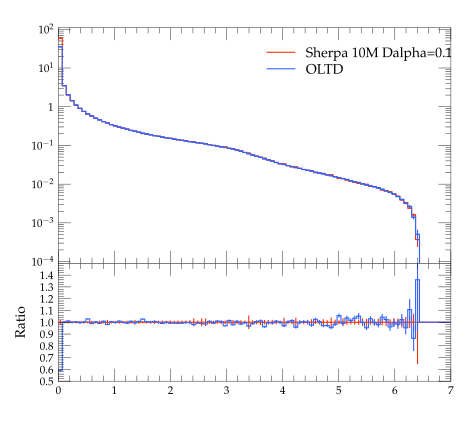

Write Python code to recreate this figure.
#! /usr/bin/env python

# This Python script was auto-generated using YODA v2.0.0.
# Analysis object: /evtb/inc_j1_e
# Timestamp: 12-04-2024 (15:33:37)

import matplotlib as mpl
import matplotlib.pyplot as plt
mpl.use('Agg') # comment out for interactive use
import os
import numpy as np

plotDir = os.path.split(os.path.realpath(__file__))[0]
if 'YODA_USER_PLOT_PATH' in globals():
    plot_outdir = globals()['YODA_USER_PLOT_PATH']
else:
    plot_outdir = plotDir

#plot style
plt.style.use(os.path.join(plotDir, '../default.mplstyle'))
# plot metadata
figW, figH = plt.rcParams['figure.figsize']
ax_xLabel = r''
ax_yLabel = r''
ax_title  = r''
ax_xScale = 'linear'
ax_yScale = 'log'
xLims = (0.0, 7.0)
yLims = (9e-05, 110.00000000000001)

# TeX-friendly labels for the legend
labels = [ r"Sherpa 10M Dalpha=0.01", r"OLTD, nb=10M, nq=1" ]

# Create figure and axis objects
fig, (ax, ratio0_ax) = plt.subplots(2, 1, sharex=True,
                  figsize=(figW,figH), gridspec_kw={'height_ratios': (2, 1)})
ratio0_ax.yaxis.set_major_locator(mpl.ticker.MultipleLocator(0.1))
ratio0_ax.set_ylim(0.5, 1.4999)
ratio0_ax.set_ylabel('Ratio')

# LineColor map: curve index -> color
linecolors = {0: '#EE3311', 1: '#3366FF'}
# the numerical data is stored in a separate file
dataf = dict()
prefix = os.path.split(__file__)[0]
if prefix:    prefix = prefix + '/'
exec(open(prefix+'inc_j1_e__data.py').read(), dataf)


legend_handles = [] # keep track of handles for the legend

# style options for curves
# starts at zorder>=5 to draw curve on top of legend
styles = {
  'curve0': {
    'color' : linecolors[0],
    'linestyle' : '-',
    'marker' : 'o',
    'zorder' : 5,
    'histstyle' : True,
  },
  'curve1': {
    'color' : linecolors[1],
    'linestyle' : '-',
    'marker' : 'o',
    'zorder' : 6,
    'histstyle' : True,
  },
}
# curve from input yoda files in main panel
for label in dataf['yvals'].keys():
    if all(np.isnan(v) for v in dataf['yvals'][label]):
        continue
    tmp = None
    if styles[label]['histstyle']: # draw as histogram
        tmp, = ax.plot(dataf['xedges'], dataf['yedges'][label],
                       color=styles[label]['color'],
                       linestyle=styles[label]['linestyle'],
                       drawstyle='steps-pre', solid_joinstyle='miter',
                       zorder=styles[label]['zorder'], label=label)
        ax.errorbar(dataf['xpoints'], dataf['yvals'][label], color=styles[label]['color'],
                    xerr=dataf['xerrs'], yerr=[dataf['ydowns'][label], dataf['yups'][label]],
                    linestyle='none', zorder=styles[label]['zorder'])
    else: # draw as scatter
        tmp = ax.errorbar(dataf['xpoints'], dataf['yvals'][label],
                          xerr=dataf['xerrs'],
                          yerr=[ dataf['ydowns'][label],
                          dataf['yups'][label] ],
                          fmt=styles[label]['marker'],
                          ecolor=styles[label]['color'],
                          color=styles[label]['color'], zorder=2)
        tmp[-1][0].set_linestyle(styles[label]['linestyle'])
    legend_handles += [tmp]
    for varLabel in dataf['variation_yvals'].keys():
        if varLabel.startswith(label):
            tmp, = ax.plot(dataf['xedges'], dataf['variation_yvals'][varLabel],
                           color=styles[label]['color'],
                           linestyle=styles[label]['linestyle'],
                           drawstyle='steps-pre', solid_joinstyle='miter',
                           zorder=styles[label]['zorder'], alpha=0.5)


# plots on ratio panel
# curve from input yoda files in ratio panel
for label, yvals in dataf['ratio0_yvals'].items():
    if all(np.isnan(v) for v in yvals):
        continue
    if styles[label]['histstyle']: # plot as histogram
        ratio0_ax.plot(dataf['xedges'], yvals,
                       color=styles[label]['color'],
                       linestyle=styles[label]['linestyle'],
                       drawstyle='steps-pre', zorder=1,
                       solid_joinstyle='miter')
        ratio0_ax.vlines(dataf['xpoints'],
                         dataf['ratio0_ymin'][label],
                         dataf['ratio0_ymax'][label],
                         color=styles[label]['color'], zorder=1)
    else: # plot as scatter
        tmp = ratio0_ax.errorbar(dataf['xpoints'],
                                 yvals, xerr=dataf['xerrs'],
                                 yerr=dataf['ratio0_yerrs'][label],
                                 fmt=styles[label]['marker'],
                                 ecolor=styles[label]['color'],
                                 color=styles[label]['color'])
        tmp[-1][0].set_linestyle(styles[label]['linestyle'])

    for varlabel in dataf['ratio0_variation_vals'].keys():
        if varlabel.startswith(label):
            ratio0_ax.plot(dataf['xedges'],
                            dataf['ratio0_variation_vals'][varlabel],
                            color=styles[label]['color'],
                            linestyle=styles[label]['linestyle'],
                            drawstyle='steps-pre', solid_joinstyle='miter',
                            zorder=1, alpha=0.5)

legend_pos = (0.5, 0.97)
ax.legend(legend_handles, labels, loc='upper left', bbox_to_anchor=legend_pos)

# set plot metadata as defined above
ratio0_ax.set_xlabel(ax_xLabel)
ratio0_ax.xaxis.set_label_coords(1., -.15)
ax.set_ylabel(ax_yLabel, loc='top')
ax.set_title(ax_title, loc='left')
ax.set_xscale(ax_xScale)
ax.set_yscale(ax_yScale)
ax.set_xlim(xLims)
ax.set_ylim(yLims)

# tick formatting
plt.rcParams['xtick.top'] = True
plt.rcParams['ytick.right'] = True
ax.yaxis.set_major_locator(mpl.ticker.LogLocator(base=10.0, numticks=np.inf))
ax.yaxis.set_minor_locator(mpl.ticker.LogLocator(
                           base=10.0, subs=np.arange(0.1, 1, 0.1), numticks=np.inf))
fig.align_ylabels((ax, ratio0_ax))
plt.savefig(os.path.join(plot_outdir, 'inc_j1_e.pdf'), format='PDF')
plt.savefig(os.path.join(plot_outdir, 'inc_j1_e.png'), format='PNG')

plt.close(fig)
